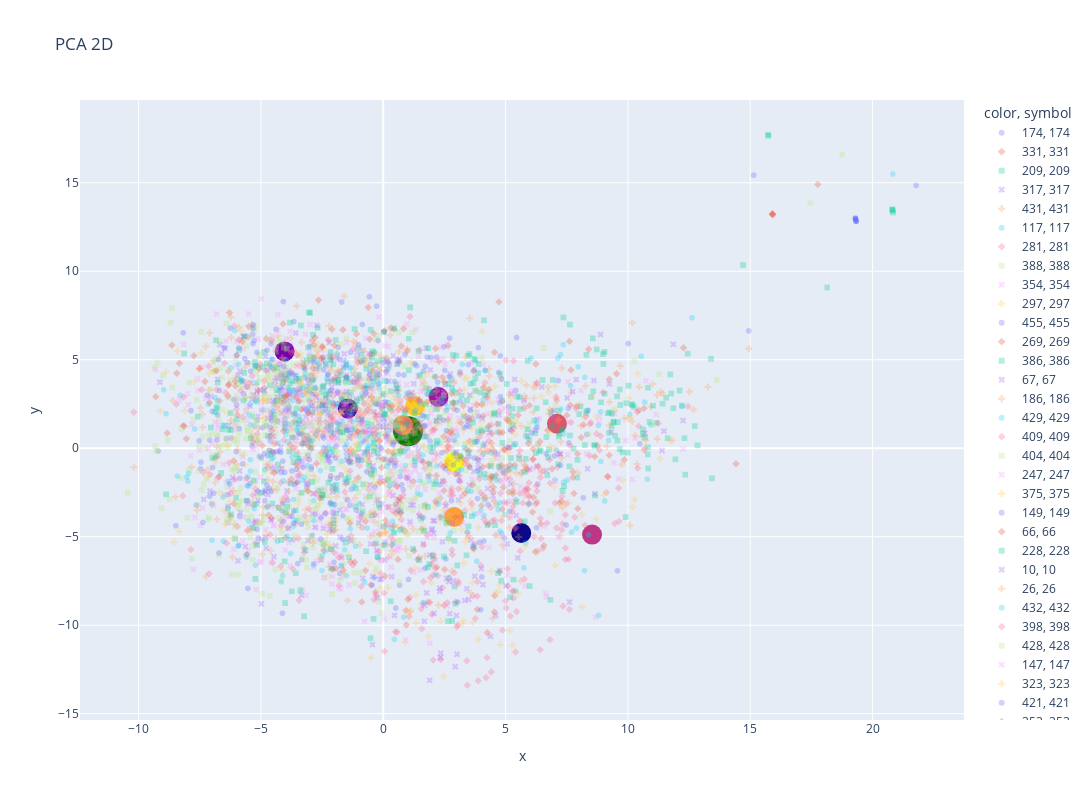

Notebook source saved alongside this figure:
### Code cell
pca = PCA(n_components=2)
articles_pca = pca.fit_transform(articles_sample_std)
interest_pca = pca.transform(interest_std)
closest_articles_pca = pca.transform(closest_articles_std)


# Plot the data in the PCA space
fig = px.scatter(
    x=articles_pca[:, 0],
    y=articles_pca[:, 1],
    color=articles_sample["category_id"],
    symbol=articles_sample["category_id"],
    title="PCA 2D",
    opacity=0.3,
    width=1200,
    height=800,
)
fig.add_scatter(
    x=interest_pca[:, 0],
    y=interest_pca[:, 1],
    mode="markers",
    marker=dict(color="green", size=30),
    text=f"User interest \n user_id: {user_id} \n category_id: {interest['category_id'].iloc[0]}",
)
fig.add_scatter(
    x=closest_articles_pca[:, 0],
    y=closest_articles_pca[:, 1],
    mode="markers",
    marker=dict(color=list(range(len(closest_articles_pca))), size=20),
    text=[
        f"rank: {i} / article_id: {a.article_id} / category_id: {a.category_id}"
        for i, a in enumerate(closest_articles.itertuples())
    ],
)
fig.show()
